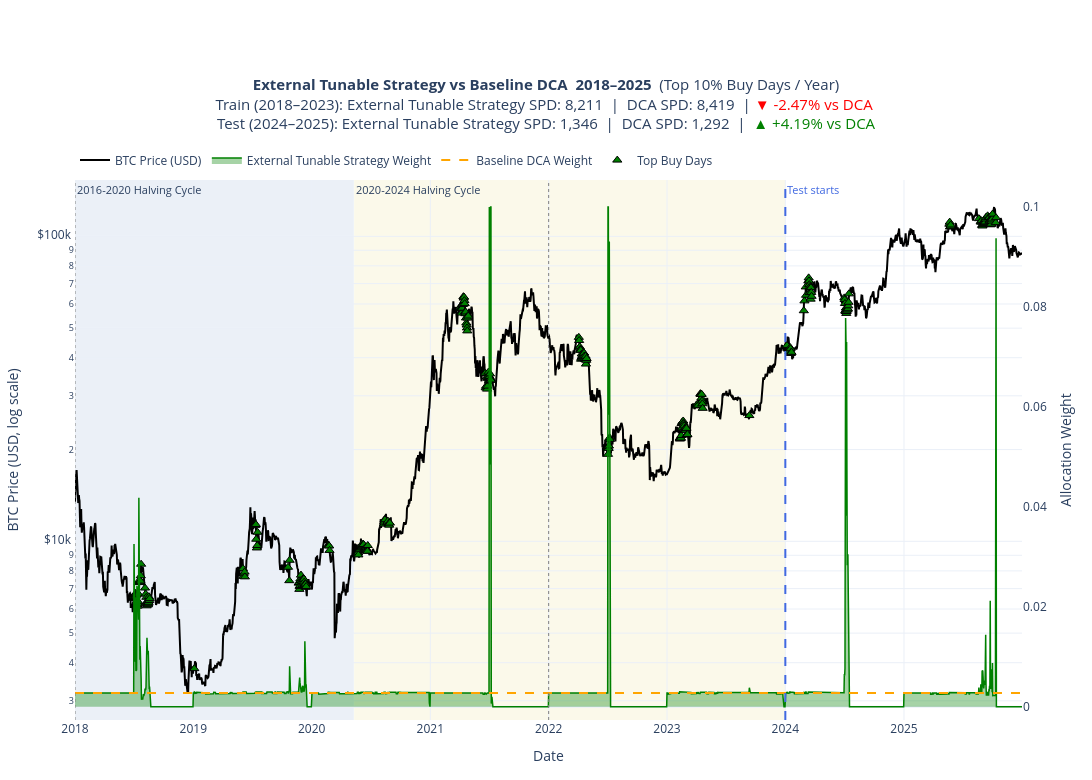

This figure's notebook cell:
### Markdown cell above
# Graph

### Code cell
combined_plot_df = (
    pd.concat([merged_train.to_pandas(), merged_test.to_pandas()])
    .sort_values("date")
    .reset_index(drop=True)
)
combined_plot_df["date"] = pd.to_datetime(combined_plot_df["date"])

cols = plots.StrategyColumns(
    weight="dynamic_weight",
    spd="sats_per_dollar_dynamic",
    sats_accum="sats_accum_dynamic",
)

# Full period
full_plot = plots.plot_strategy_full_period(
    combined_plot_df, 
    cols, 
    "External Tunable Strategy", 
    date_range=("2018-01-01", str(combined_plot_df["date"].max().date())),
    test_start_date="2024-01-01"
)
plt.show()

### Figure 1 — Plotly figure (JSON) as saved in the notebook; plotly's stock layout.template omitted (floating-point values rounded to 4 significant figures; data arrays with more than 128 entries replaced by an {"elided": "..."} marker saying what was removed)
{"data": [{"customdata": {"elided": "2920x8 mixed values"}, "hovertemplate": "<b>Date</b>: %{x|%Y-%m-%d}<br><b>Year</b>: %{customdata[0]}<br><b>Cycle</b>: %{customdata[1]}<br><b>BTC Price</b>: $%{y:,.2f}<br><b>External Tunable Strategy Weight</b>: %{customdata[2]:.8f}<br><b>DCA Weight</b>: %{customdata[3]:.8f}<br><b>External Tunable Strategy sats/$</b>: %{customdata[4]:,.2f}<br><b>DCA sats/$</b>: %{customdata[5]:,.2f}<br><b>External Tunable Strategy sats accum.</b>: %{customdata[6]:,.2f}<br><b>DCA sats accum.</b>: %{customdata[7]:,.2f}<extra></extra>", "line": {"color": "black", "width": 2}, "mode": "lines", "name": "BTC Price (USD)", "type": "scatter", "x": {"elided": "2920 str values"}, "y": {"elided": "2920 float values"}, "yaxis": "y"}, {"customdata": {"elided": "2920x5 mixed values"}, "fill": "tozeroy", "fillcolor": "rgba(0, 128, 0, 0.35)", "hovertemplate": "<b>Date</b>: %{x|%Y-%m-%d}<br><b>Year</b>: %{customdata[0]}<br><b>Cycle</b>: %{customdata[1]}<br><b>External Tunable Strategy Weight</b>: %{y:.8f}<br><b>BTC Price</b>: $%{customdata[2]:,.2f}<br><b>External Tunable Strategy sats/$</b>: %{customdata[3]:,.2f}<br><b>External Tunable Strategy sats accum.</b>: %{customdata[4]:,.2f}<extra></extra>", "line": {"color": "green", "width": 1.5}, "mode": "lines", "name": "External Tunable Strategy Weight", "type": "scatter", "x": {"elided": "2920 str values"}, "y": {"elided": "2920 float values"}, "yaxis": "y2"}, {"customdata": {"elided": "2920x5 mixed values"}, "hovertemplate": "<b>Date</b>: %{x|%Y-%m-%d}<br><b>Year</b>: %{customdata[0]}<br><b>Cycle</b>: %{customdata[1]}<br><b>DCA Weight</b>: %{y:.8f}<br><b>BTC Price</b>: $%{customdata[2]:,.2f}<br><b>DCA sats/$</b>: %{customdata[3]:,.2f}<br><b>DCA sats accum.</b>: %{customdata[4]:,.2f}<extra></extra>", "line": {"color": "orange", "dash": "dash", "width": 2}, "mode": "lines", "name": "Baseline DCA Weight", "type": "scatter", "x": {"elided": "2920 str values"}, "y": {"elided": "2920 float values"}, "yaxis": "y2"}, {"customdata": {"elided": "297x3 float values"}, "hovertemplate": "<b>Top Buy Date</b>: %{x|%Y-%m-%d}<br><b>Year</b>: %{customdata[0]}<br><b>BTC Price</b>: $%{y:,.2f}<br><b>External Tunable Strategy Weight</b>: %{customdata[1]:.8f}<br><b>Year Threshold</b>: %{customdata[2]:.8f}<extra></extra>", "marker": {"color": "green", "line": {"color": "black", "width": 1}, "size": 8, "symbol": "triangle-up"}, "mode": "markers", "name": "Top Buy Days", "type": "scatter", "x": {"elided": "297 str values"}, "y": {"elided": "297 float values"}, "yaxis": "y"}], "layout": {"annotations": [{"font": {"size": 11}, "showarrow": false, "text": "2016-2020 Halving Cycle", "x": "2018-01-01T00:00:00", "xanchor": "left", "xref": "x", "y": 1, "yanchor": "top", "yref": "y domain"}, {"font": {"size": 11}, "showarrow": false, "text": "2020-2024 Halving Cycle", "x": "2020-05-11T00:00:00", "xanchor": "left", "xref": "x", "y": 1, "yanchor": "top", "yref": "y domain"}, {"font": {"color": "royalblue", "size": 11}, "showarrow": false, "text": "Test starts", "x": 1704067200000, "xanchor": "left", "xref": "x", "y": 1, "yanchor": "top", "yref": "y domain"}], "height": 780, "hovermode": "x unified", "legend": {"orientation": "h", "x": 0, "xanchor": "left", "y": 1.01, "yanchor": "bottom"}, "margin": {"b": 60, "l": 70, "r": 70, "t": 180}, "shapes": [{"fillcolor": "rgba(176, 196, 222, 0.25)", "layer": "below", "line": {"width": 0}, "opacity": 1, "type": "rect", "x0": "2018-01-01T00:00:00", "x1": "2020-05-10T00:00:00", "xref": "x", "y0": 0, "y1": 1, "yref": "y domain"}, {"fillcolor": "rgba(238, 232, 170, 0.25)", "layer": "below", "line": {"width": 0}, "opacity": 1, "type": "rect", "x0": "2020-05-11T00:00:00", "x1": "2023-12-31T00:00:00", "xref": "x", "y0": 0, "y1": 1, "yref": "y domain"}, {"line": {"color": "gray", "dash": "dot", "width": 1}, "type": "line", "x0": "2010-08-16T00:00:00", "x1": "2010-08-16T00:00:00", "xref": "x", "y0": 0, "y1": 1, "yref": "y domain"}, {"line": {"color": "gray", "dash": "dot", "width": 1}, "type": "line", "x0": "2014-01-01T00:00:00", "x1": "2014-01-01T00:00:00", "xref": "x", "y0": 0, "y1": 1, "yref": "y domain"}, {"line": {"color": "gray", "dash": "dot", "width": 1}, "type": "line", "x0": "2018-01-01T00:00:00", "x1": "2018-01-01T00:00:00", "xref": "x", "y0": 0, "y1": 1, "yref": "y domain"}, {"line": {"color": "gray", "dash": "dot", "width": 1}, "type": "line", "x0": "2022-01-01T00:00:00", "x1": "2022-01-01T00:00:00", "xref": "x", "y0": 0, "y1": 1, "yref": "y domain"}, {"line": {"color": "royalblue", "dash": "dash", "width": 2}, "type": "line", "x0": 1704067200000, "x1": 1704067200000, "xref": "x", "y0": 0, "y1": 1, "yref": "y domain"}], "title": {"font": {"size": 15}, "text": "<b>External Tunable Strategy vs Baseline DCA  2018–2025</b>  (Top 10% Buy Days / Year)<br>Train (2018–2023): External Tunable Strategy SPD: 8,211  |  DCA SPD: 8,419  | <span style='color:red;'>▼ -2.47% vs DCA</span> <br>Test (2024–2025): External Tunable Strategy SPD: 1,346  |  DCA SPD: 1,292  |  <span style='color:green;'>▲ +4.19% vs DCA</span>", "x": 0.5}, "width": 1450, "xaxis": {"range": ["2018-01-01T00:00:00", "2025-12-31T00:00:00"], "showgrid": true, "title": {"text": "Date"}}, "yaxis": {"showgrid": true, "side": "left", "tickprefix": "$", "title": {"text": "BTC Price (USD, log scale)"}, "type": "log"}, "yaxis2": {"overlaying": "y", "showgrid": false, "side": "right", "title": {"text": "Allocation Weight"}}}}
